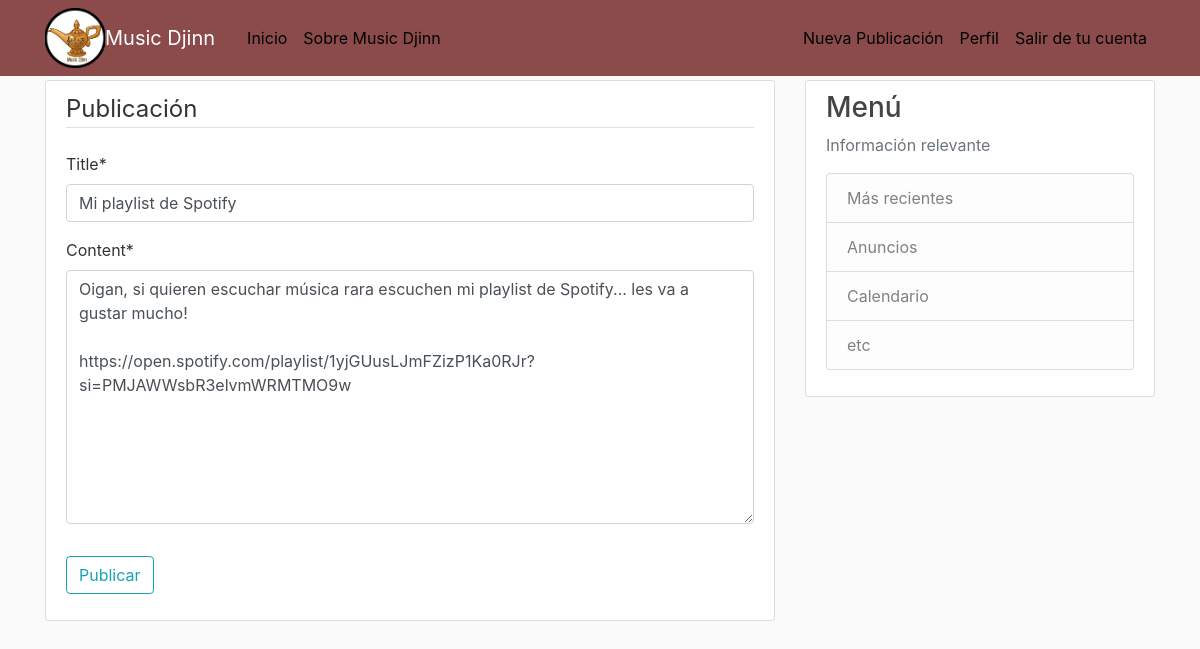
The page /post/28/update/ (signed in) on the database its author committed.
### blog/models.py (models this page shows, shortened)
class Post(models.Model):
    title = models.CharField(max_length= 100)
    content = models.TextField()
    date_posted = models.DateTimeField(default = timezone.now)
    author = models.ForeignKey(User, on_delete = models.CASCADE)
    song = models.FileField(upload_to='canciones', default="", blank= True, null=True)

### blog/views.py (the view, shortened to what this page needs)
# urls.py: path('post/<int:pk>/update/', PostUpdateView.as_view(), name = 'post-update'),
class PostUpdateView(LoginRequiredMixin, UserPassesTestMixin, UpdateView):
    model = Post
    fields = ['title', 'content']
    def test_func(self):
        post = self.get_object()
        if self.request.user == post.author:
            return True
        return False

### blog/templates/blog/post_form.html (shortened to what this page needs)
{% extends "blog/base.html" %}
{% load crispy_forms_tags %}
{%block content %}
    <div class = "content-section">
        <form method = "POST">
            <fieldset class = "form-group">
                <legend class = "border-bottom mb-4">Publicación</legend>
                {{ form|crispy }}
            </fieldset>
            <div class = "form-group">
                <button class="btn btn-outline-info" type = "submit">Publicar</button>
            </div>
        </form>
    </div>
{% endblock content%}

### blog/static/blog/main.css (style rules this page uses)
body { background: #fafafa; color: #333333; margin-top: 5rem; }
.content-section { background: #ffffff; padding: 10px 20px; border: 1px solid #dddddd; border-radius: 3px; margin-bottom: 20px; }

### rows shown on the page
Post: title "Mi playlist de Spotify", content "Oigan, si quieren escuchar música rara escuchen mi playlist de Spotify... les va a gustar mucho! https://open.spotify.com/playlist/1yjGUusLJmFZizP1Ka0RJr?si=PMJAWWsbR3elvmWRMTMO9w"
